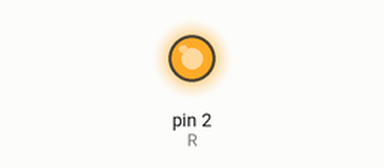
Recording of a sketch running on a simulated Arduino Uno, built with avr-gcc and run on an emulated ATmega328P. Parts: output pins drawn as LEDs (lit = HIGH).

Above: at 1.0 s.
At 5.5 s:
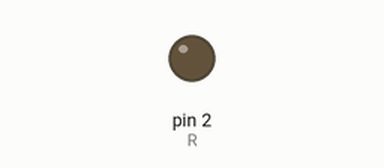
Timing chart, 0 to 6.9 s (numbered marks = the images above):
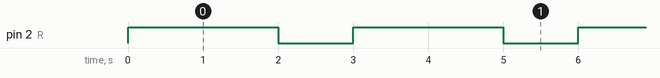

The sketch:

relay.ino
```cpp
int R = 2;

// 프로그램 시작 - 초기화 작업
void setup()
{
 Serial.begin(115200); // 시리얼 통신 초기화
 pinMode(R, OUTPUT);
 digitalWrite(R, LOW);
}

void loop()
{
 digitalWrite(R, HIGH); // relay on (for 2 Second)
 delay(2000);
 digitalWrite(R, LOW); // relay off (for 1 Second)
 delay(1000);
}
```

Measured:
- by itself, pin 2 (R): alternates HIGH for 2.0 s and LOW for 1.0 s
